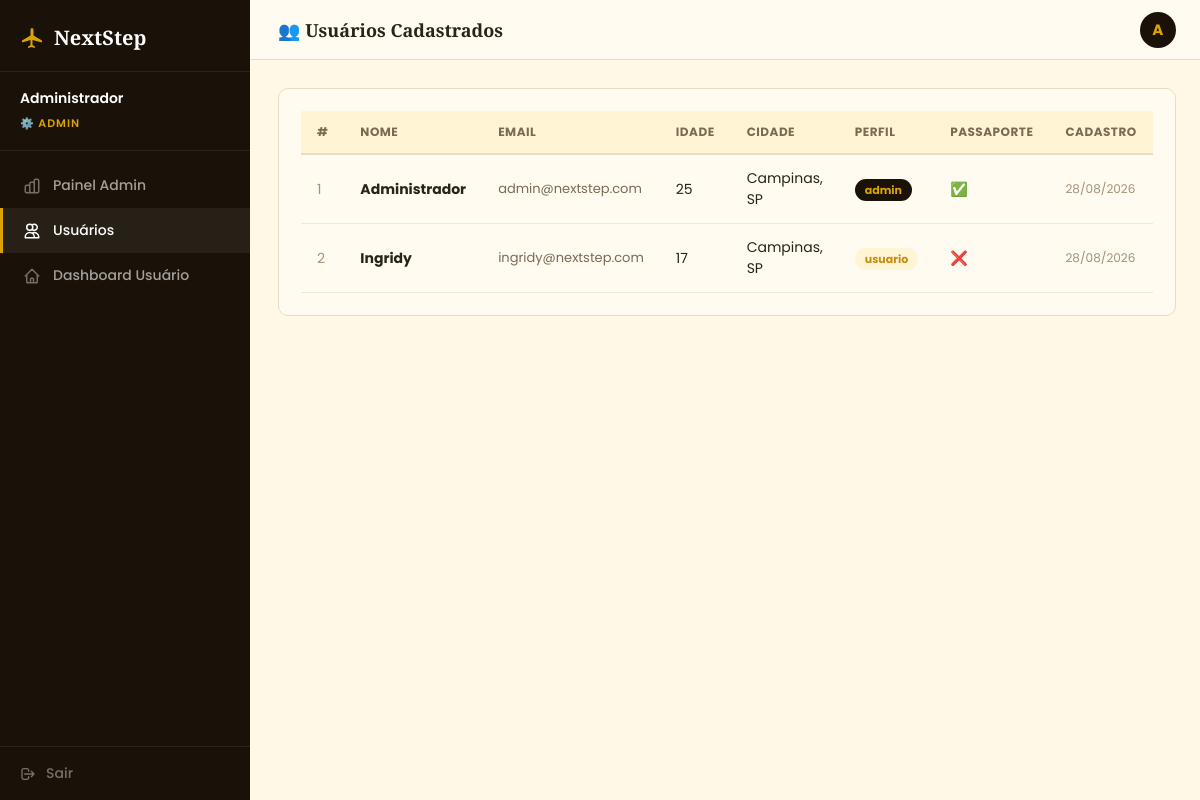
The app's page /admin/usuarios.php (signed in), older data.
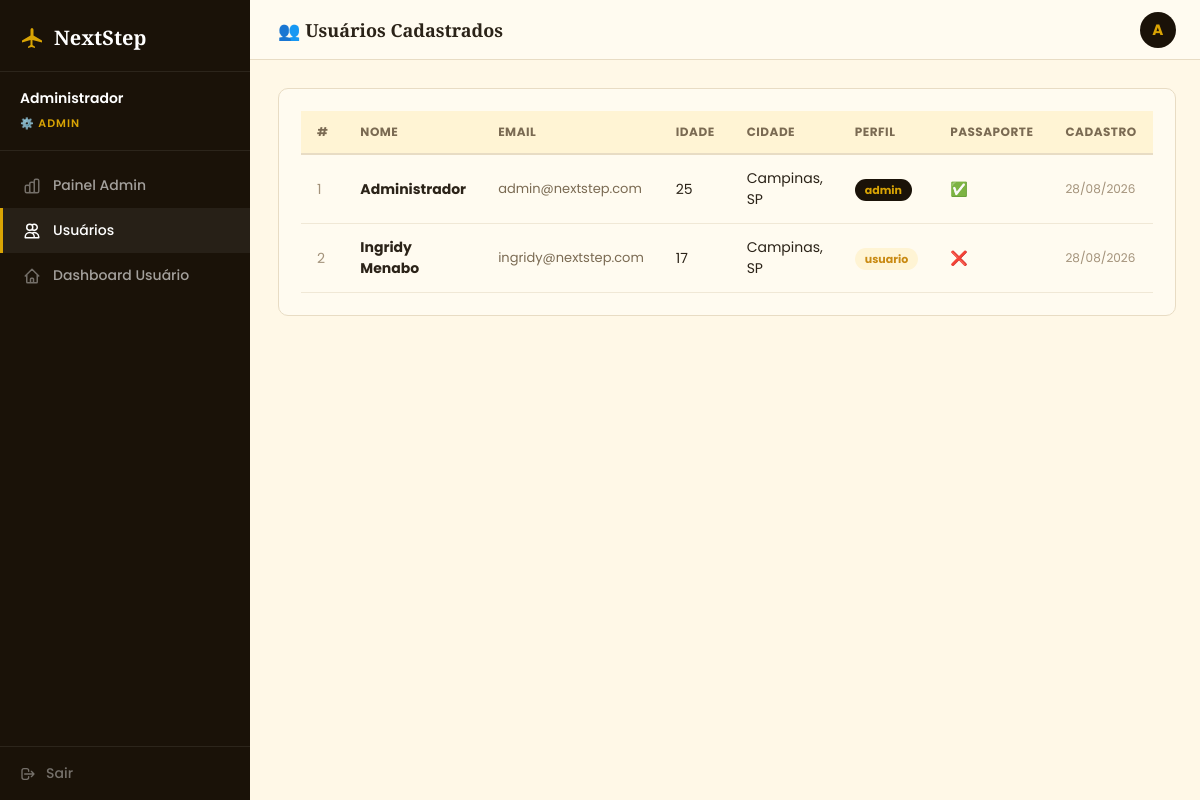
The same page, newer data.
### tables this page shows
CREATE TABLE usuarios(id_usuario INT NOT NULL AUTO_INCREMENT,nome VARCHAR(100) NOT NULL,email VARCHAR(150) NOT NULL,senha_hash VARCHAR(255) NOT NULL,idade TINYINT NOT NULL DEFAULT 18,cidade VARCHAR(100) DEFAULT NULL,estado CHAR(2) DEFAULT NULL,tem_passaporte TINYINT(1) NOT NULL DEFAULT 0,id_perfil INT NOT NULL DEFAULT 2,ativo TINYINT(1) NOT NULL DEFAULT 1,criado_em DATETIME NOT NULL DEFAULT CURRENT_TIMESTAMP,CONSTRAINT pk_usuarios PRIMARY KEY(id_usuario),CONSTRAINT uq_email UNIQUE(email),CONSTRAINT fk_usu_perfil FOREIGN KEY(id_perfil)REFERENCES perfis(id_perfil));

CREATE TABLE perfis(id_perfil INT NOT NULL AUTO_INCREMENT,nome VARCHAR(30) NOT NULL,CONSTRAINT pk_perfis PRIMARY KEY(id_perfil),CONSTRAINT uq_perfis UNIQUE(nome));

### includes/funcoes.php (called while the page is built, shortened)
<?php
function limpar(string $dado): string {
    return htmlspecialchars(trim($dado), ENT_QUOTES, 'UTF-8');
}
function usuario(): array {
    return [
        'id'     => $_SESSION['id_usuario'] ?? 0,
        'nome'   => $_SESSION['nome']       ?? '',
        'email'  => $_SESSION['email']      ?? '',
        'perfil' => $_SESSION['perfil']     ?? '',
    ];
}

### admin/usuarios.php (the view, shortened to what this page needs)
<?php
require_once __DIR__ . '/../includes/funcoes.php';
$u   = usuario();
$pdo = conectar();
$usuarios = $pdo->query(
    'SELECT u.*, p.nome AS perfil
       FROM usuarios u
       JOIN perfis p ON p.id_perfil = u.id_perfil
      ORDER BY u.criado_em DESC'
)->fetchAll();
?>
<!DOCTYPE html>
<html lang="pt-BR">
<head>
  <link rel="stylesheet" href="<?= ROOT_URL ?>/assets/css/styles.css">
</head>
<body>
<div class="ns-layout">
  <aside class="ns-sidebar">
    <div class="ns-sidebar__logo">
      <svg viewBox="0 0 24 24" fill="#D9A404"><path d="M22 16.5v-2l-8.5-5V4c0-1.1-.9-2-1.5-2s-1.5.9-1.5 2v5.5L2 14.5v2l8.5-2.6V19l-2.5 1.8V22l3.5-1 3.5 1v-1.2L12.5 19v-5.1L22 16.5z"/></svg>
      NextStep
    </div>
    <div class="ns-sidebar__user">
      <span class="ns-sidebar__user-nome"><?= limpar($u['nome']) ?></span>
      <span class="ns-sidebar__user-perfil">⚙️ Admin</span>
    </div>
    <nav class="ns-sidebar__nav">
      <a href="<?= ROOT_URL ?>/admin/dashboard.php" class="ns-sidebar__link">
        Painel Admin
      </a>
      <a href="<?= ROOT_URL ?>/admin/usuarios.php" class="ns-sidebar__link ativo">
        <svg fill="none" stroke="currentColor" stroke-width="2" viewBox="0 0 24 24"><path stroke-linecap="round" stroke-linejoin="round" d="M12 4.354a4 4 0 110 5.292M15 21H3v-1a6 6 0 0112 0v1zm0 0h6v-1a6 6 0 00-9-5.197M13 7a4 4 0 11-8 0 4 4 0 018 0z"/></svg>
        Usuários
      </a>
      <a href="<?= ROOT_URL ?>/usuario/dashboard.php" class="ns-sidebar__link">
        <svg fill="none" stroke="currentColor" stroke-width="2" viewBox="0 0 24 24"><path stroke-linecap="round" stroke-linejoin="round" d="M3 12l2-2m0 0l7-7 7 7M5 10v10a1 1 0 001 1h3m10-11l2 2m-2-2v10a1 1 0 01-1 1h-3m-6 0a1 1 0 001-1v-4a1 1 0 011-1h2a1 1 0 011 1v4a1 1 0 001 1m-6 0h6"/></svg>
        Dashboard Usuário
      </a>
    </nav>
    <div class="ns-sidebar__footer">
      <a href="<?= ROOT_URL ?>/logout.php" class="ns-sidebar__logout">
        <svg width="16" height="16" fill="none" stroke="currentColor" stroke-width="2" viewBox="0 0 24 24"><path stroke-linecap="round" stroke-linejoin="round" d="M17 16l4-4m0 0l-4-4m4 4H7m6 4v1a3 3 0 01-3 3H6a3 3 0 01-3-3V7a3 3 0 013-3h4a3 3 0 013 3v1"/></svg>
        Sair
      </a>
    </div>
  </aside>
  <main class="ns-main">
    <div class="ns-topbar">
      <span class="ns-topbar__titulo">👥 Usuários Cadastrados</span>
      <div class="ns-avatar"><?= strtoupper(substr($u['nome'], 0, 1)) ?></div>
    </div>
    <div class="ns-content">
      <div class="ns-card">
        <table>
          <thead>
            <tr>
              <th>#</th>
              <th>Nome</th>
              <th>Email</th>
              <th>Idade</th>
              <th>Cidade</th>
              <th>Perfil</th>
              <th>Passaporte</th>
              <th>Cadastro</th>
            </tr>
          </thead>
          <tbody>
            <?php foreach ($usuarios as $usr): ?>
              <tr>
                <td style="color:#a3927a;"><?= $usr['id_usuario'] ?></td>
                <td><strong><?= limpar($usr['nome']) ?></strong></td>
                <td style="font-size:13px;color:#7a6a52;"><?= limpar($usr['email']) ?></td>
                <td><?= $usr['idade'] ?></td>
                <td><?= limpar($usr['cidade'] ?? '—') ?>, <?= limpar($usr['estado'] ?? '') ?></td>
                <td><span class="<?= $usr['perfil'] === 'admin' ? 'badge-admin' : 'badge-usuario' ?>"><?= limpar($usr['perfil']) ?></span></td>
                <td><?= $usr['tem_passaporte'] ? '✅' : '❌' ?></td>
                <td style="font-size:12px;color:#a3927a;"><?= date('d/m/Y', strtotime($usr['criado_em'])) ?></td>
              </tr>
            <?php endforeach; ?>
          </tbody>
        </table>
      </div>
    </div>
  </main>
</div>
</body>
</html>

Row changes from the older to the newer data that the page shows:
changed usuarios "ingridy@nextstep.com": nome "Ingridy" → "Ingridy Menabo"
